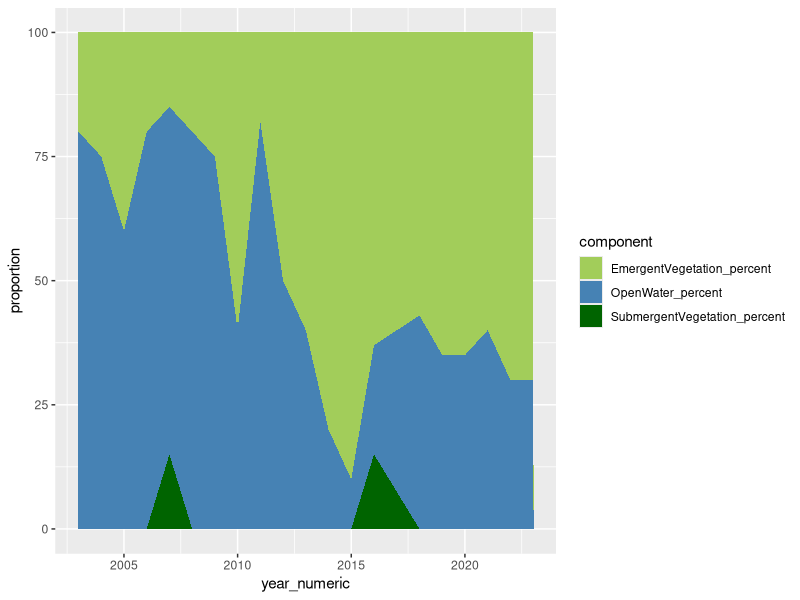
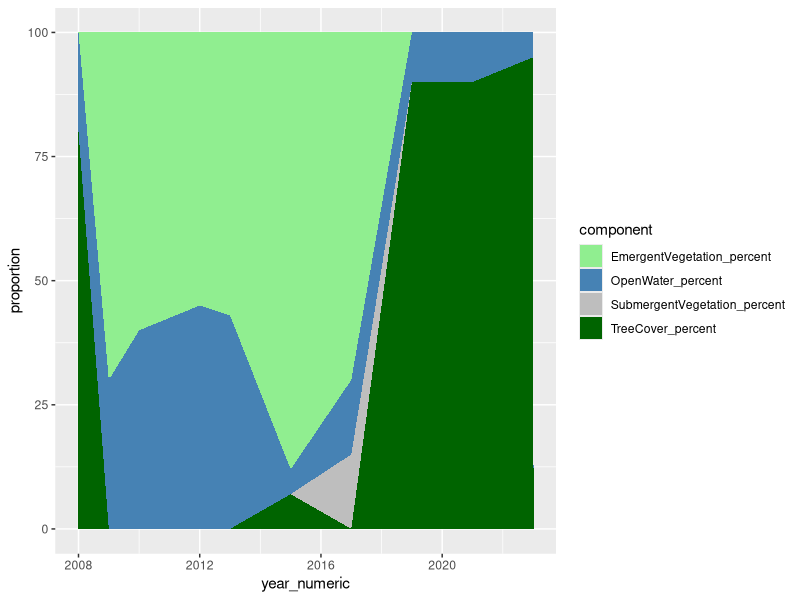
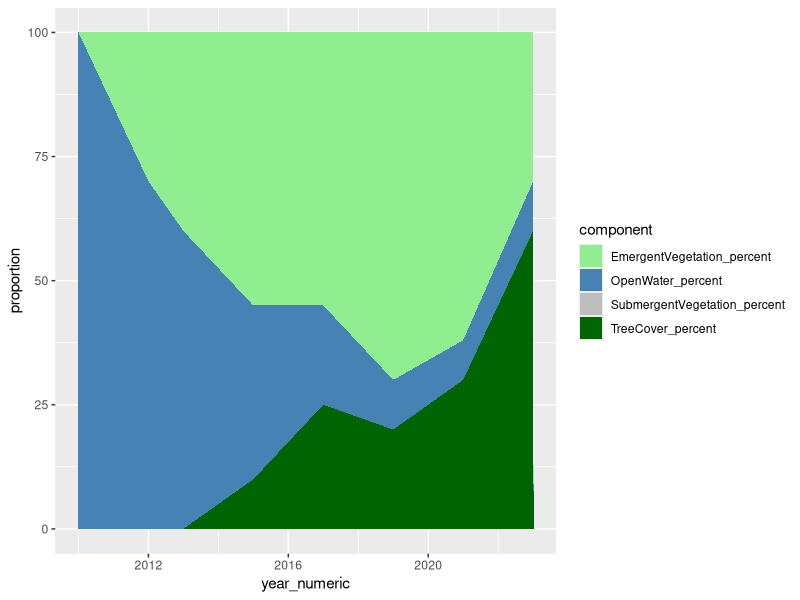
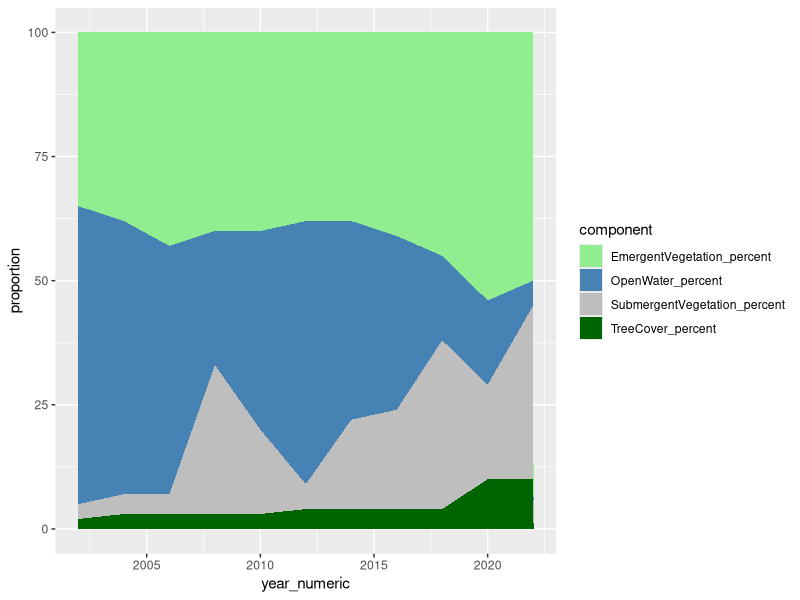
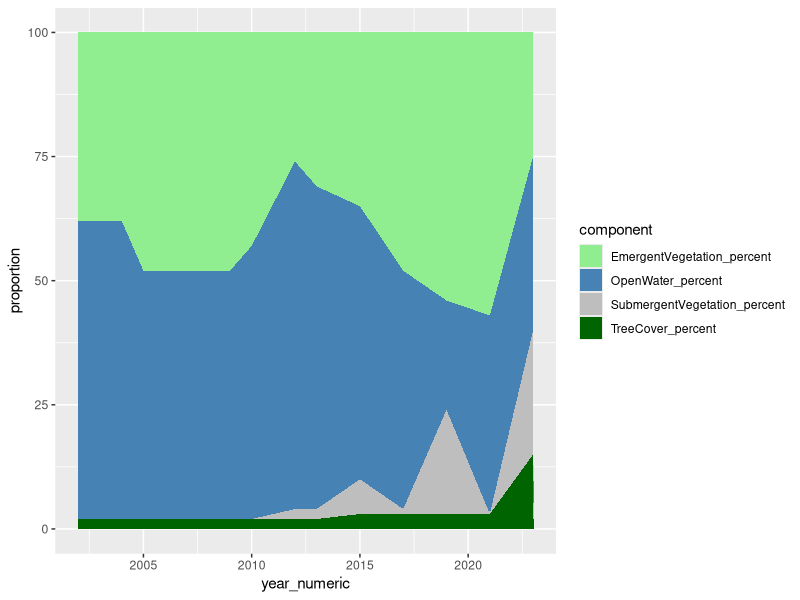
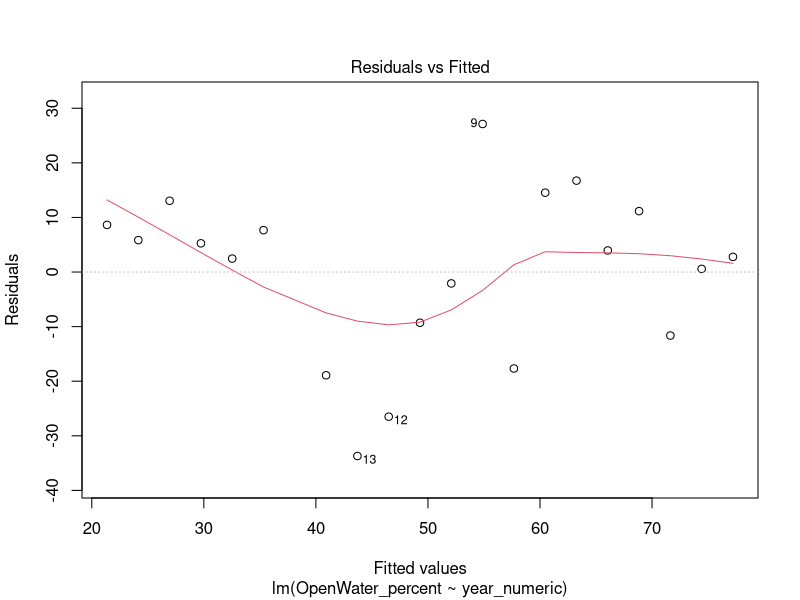
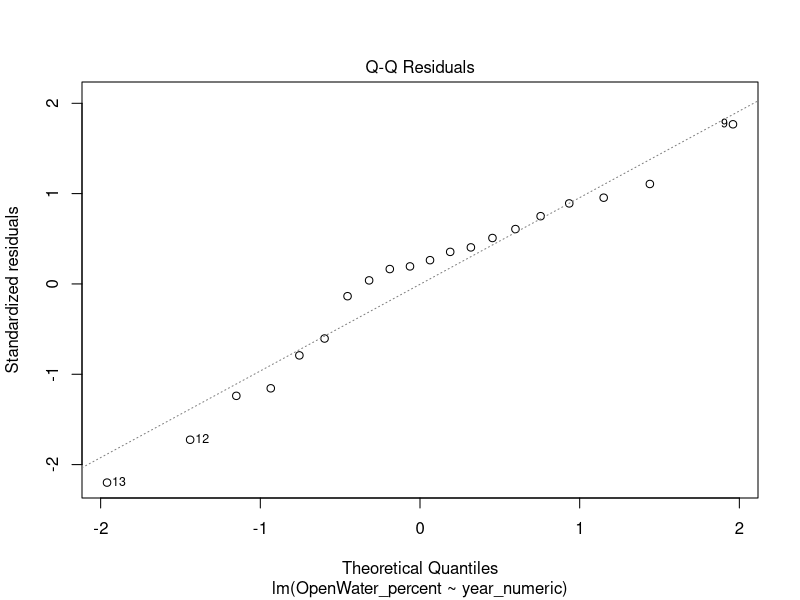
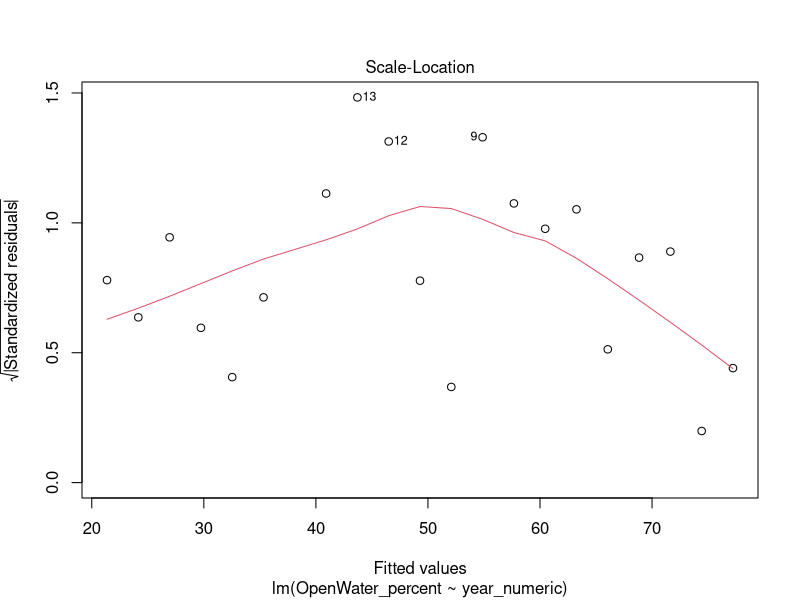

The R script that drew these images, in order: (Note: this script raises an error after producing the figures.)
library(tidyverse)
library(dplyr)
library(here)
library(lubridate)
library(readxl)
library(here)

setwd(here::here("code"))

# read in cover data file, data filtering (not done yet, need to set data types)
cover_data <- read_xlsx(here::here("data", "canopy_cover.xlsx"), sheet = "Data") %>% 
  mutate(GoogleEarthPhotoDate = as.Date(GoogleEarthPhotoDate))

# making columns for whether it's the first or last date (for later filtering)
cover_data <- cover_data %>%
  group_by(LocationID) %>% 
  mutate(first_date = if_else(GoogleEarthPhotoDate == min(GoogleEarthPhotoDate), TRUE, FALSE),
         last_date = if_else(GoogleEarthPhotoDate == max(GoogleEarthPhotoDate), TRUE, FALSE)) %>% 
  ungroup()

# create a filtered cover data table with only first and last dates (to try to see a linear model for all sites)
cover_data_first_and_last <- cover_data %>% 
  filter(first_date | last_date)

# visualization purpose: open water and veg. proportion of the 5 site with continuous data over time.
## LS01 
cover_data_LS01 <- cover_data |>
  filter(LocationID == "LS01")
cover_data_LS01$GoogleEarthPhotoDate <- as.Date(cover_data_LS01$GoogleEarthPhotoDate)
cover_data_LS01$year_numeric <- as.numeric(format(cover_data_LS01$GoogleEarthPhotoDate, "%Y"))
cover_data_LS01 <- cover_data_LS01 |>
  select(year_numeric,OpenWater_percent,SubmergentVegetation_percent,EmergentVegetation_percent)
cover_data_LS01_long <- gather(cover_data_LS01, key = "component", value = "proportion", -year_numeric)
ggplot(cover_data_LS01_long,aes(x=year_numeric,y=proportion,fill=component)) + geom_area() + 
  scale_fill_manual(values = c("darkolivegreen3", "steelblue", "darkgreen"))

## RS07
cover_data_RC07 <- cover_data |>
  filter(LocationID == "RC07")
cover_data_RC07$GoogleEarthPhotoDate <- as.Date(cover_data_RC07$GoogleEarthPhotoDate)
cover_data_RC07$year_numeric <- as.numeric(format(cover_data_RC07$GoogleEarthPhotoDate, "%Y"))
cover_data_RC07 <- cover_data_RC07 |>
  select(year_numeric,OpenWater_percent,SubmergentVegetation_percent,EmergentVegetation_percent,TreeCover_percent)
cover_data_RC07_long <- gather(cover_data_RC07, key = "component", value = "proportion", -year_numeric)
ggplot(cover_data_RC07_long,aes(x=year_numeric,y=proportion,fill=component)) + geom_area() + 
  scale_fill_manual(values = c("lightgreen", "steelblue", "grey","darkgreen"))

## RS10
cover_data_RC10 <- cover_data |>
  filter(LocationID == "RC10")
cover_data_RC10$GoogleEarthPhotoDate <- as.Date(cover_data_RC10$GoogleEarthPhotoDate)
cover_data_RC10$year_numeric <- as.numeric(format(cover_data_RC10$GoogleEarthPhotoDate, "%Y"))
cover_data_RC10 <- cover_data_RC10 |>
  select(year_numeric,OpenWater_percent,SubmergentVegetation_percent,EmergentVegetation_percent,TreeCover_percent)
cover_data_RC10_long <- gather(cover_data_RC10, key = "component", value = "proportion", -year_numeric)
ggplot(cover_data_RC10_long,aes(x=year_numeric,y=proportion,fill=component)) + geom_area() + 
  scale_fill_manual(values = c("lightgreen", "steelblue", "grey","darkgreen"))


## RL02
cover_data_RL02 <- cover_data |>
  filter(LocationID == "RL02")
cover_data_RL02$GoogleEarthPhotoDate <- as.Date(cover_data_RL02$GoogleEarthPhotoDate)
cover_data_RL02$year_numeric <- as.numeric(format(cover_data_RL02$GoogleEarthPhotoDate, "%Y"))
cover_data_RL02 <- cover_data_RL02 |>
  select(year_numeric,OpenWater_percent,SubmergentVegetation_percent,EmergentVegetation_percent,TreeCover_percent)
cover_data_RL02_long <- gather(cover_data_RL02, key = "component", value = "proportion", -year_numeric)
ggplot(cover_data_RL02_long,aes(x=year_numeric,y=proportion,fill=component)) + geom_area() + 
  scale_fill_manual(values = c("lightgreen", "steelblue", "grey","darkgreen"))

## TV02
cover_data_TV02 <- cover_data |>
  filter(LocationID == "TV02")
cover_data_TV02$GoogleEarthPhotoDate <- as.Date(cover_data_TV02$GoogleEarthPhotoDate)
cover_data_TV02$year_numeric <- as.numeric(format(cover_data_TV02$GoogleEarthPhotoDate, "%Y"))
cover_data_TV02 <- cover_data_TV02 |>
  select(year_numeric,OpenWater_percent,SubmergentVegetation_percent,EmergentVegetation_percent,TreeCover_percent)
cover_data_TV02_long <- gather(cover_data_TV02, key = "component", value = "proportion", -year_numeric)
ggplot(cover_data_TV02_long,aes(x=year_numeric,y=proportion,fill=component)) + geom_area() + 
  scale_fill_manual(values = c("lightgreen", "steelblue", "grey","darkgreen"))


cover_data$GoogleEarthPhotoDate <- as.Date(cover_data$GoogleEarthPhotoDate)
cover_data$year_numeric <- as.numeric(format(cover_data$GoogleEarthPhotoDate, "%Y"))

#  linear models for 5 sites
summary(lm(OpenWater_percent~year_numeric, data = cover_data_LS01))
plot(lm(OpenWater_percent~year_numeric, data = cover_data_LS01))

summary(lm(OpenWater_percent~year_numeric, data = cover_data_RC07))
plot(lm(OpenWater_percent~year_numeric, data = cover_data_RC07))

summary(lm(OpenWater_percent~year_numeric, data = cover_data_RC10))
plot(lm(OpenWater_percent~year_numeric, data = cover_data_RC10))  

summary(lm(OpenWater_percent~year_numeric, data = cover_data_RL02))
plot(lm(OpenWater_percent~year_numeric, data = cover_data_RC02))


# linear interpolation of all sites
KC01x <- c(0, 12)     
KC01y <- c(50, 35)   

# Apply approx function 
data_approxKC01 <- approx(KC01x, KC01y)        
  
# Draw output of approx function 
plot(data_approxKC01$x,                  
     data_approxKC01$y) 


KC02x <- c(1, 11) 
KC02y <- c(20, 0)   

data_approxKC02 <- approx(KC02x, KC02y)
plot(data_approxKC02$x,                  
     data_approxKC02$y) 


KC03x <- c(1, 12) 
KC03y <- c(20, 0)   

data_approxKC03 <- approx(KC03x, KC03y)
plot(data_approxKC03$x,                  
     data_approxKC03$y) 


LS05x <- c(1, 19) 
LS05y <- c(66.67, 0)   

data_approxLS05 <- approx(LS05x, LS05y)
plot(data_approxLS05$x,                  
     data_approxLS05$y) 
